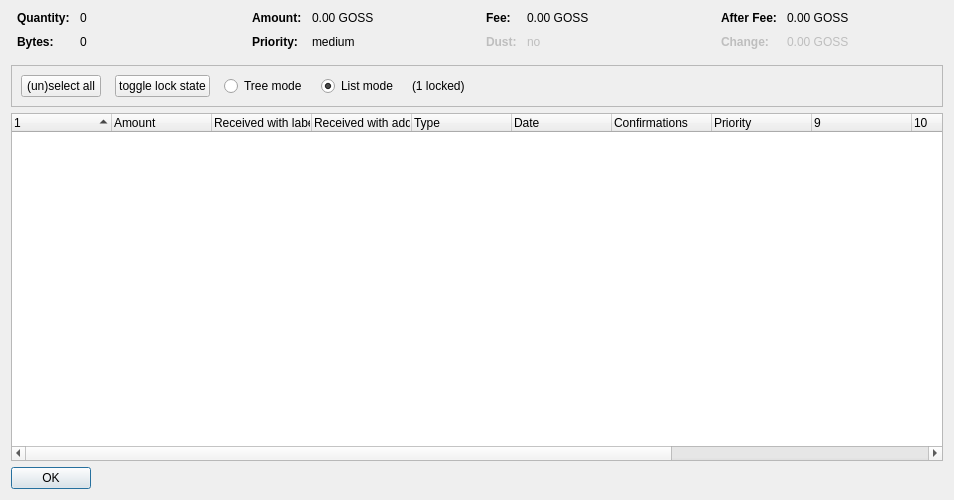
<?xml version="1.0" encoding="UTF-8"?>
<ui version="4.0">
 <class>CoinControlDialog</class>
 <widget class="QDialog" name="CoinControlDialog">
  <property name="geometry">
   <rect>
    <x>0</x>
    <y>0</y>
    <width>954</width>
    <height>500</height>
   </rect>
  </property>
  <property name="windowTitle">
   <string>Coin Selection</string>
  </property>
  <layout class="QVBoxLayout" name="verticalLayout">
   <item>
    <layout class="QHBoxLayout" name="horizontalLayoutTop" stretch="0,0,0,0">
     <property name="topMargin">
      <number>0</number>
     </property>
     <property name="bottomMargin">
      <number>10</number>
     </property>
     <item>
      <layout class="QFormLayout" name="formLayoutCoinControl1">
       <property name="horizontalSpacing">
        <number>10</number>
       </property>
       <property name="verticalSpacing">
        <number>10</number>
       </property>
       <property name="leftMargin">
        <number>6</number>
       </property>
       <property name="rightMargin">
        <number>6</number>
       </property>
       <item row="0" column="0">
        <widget class="QLabel" name="labelCoinControlQuantityText">
         <property name="font">
          <font>
           <weight>75</weight>
           <bold>true</bold>
          </font>
         </property>
         <property name="text">
          <string>Quantity:</string>
         </property>
        </widget>
       </item>
       <item row="0" column="1">
        <widget class="QLabel" name="labelCoinControlQuantity">
         <property name="cursor">
          <cursorShape>IBeamCursor</cursorShape>
         </property>
         <property name="contextMenuPolicy">
          <enum>Qt::ActionsContextMenu</enum>
         </property>
         <property name="text">
          <string notr="true">0</string>
         </property>
         <property name="textInteractionFlags">
          <set>Qt::LinksAccessibleByMouse|Qt::TextSelectableByKeyboard|Qt::TextSelectableByMouse</set>
         </property>
        </widget>
       </item>
       <item row="1" column="0">
        <widget class="QLabel" name="labelCoinControlBytesText">
         <property name="font">
          <font>
           <weight>75</weight>
           <bold>true</bold>
          </font>
         </property>
         <property name="text">
          <string>Bytes:</string>
         </property>
        </widget>
       </item>
       <item row="1" column="1">
        <widget class="QLabel" name="labelCoinControlBytes">
         <property name="cursor">
          <cursorShape>IBeamCursor</cursorShape>
         </property>
         <property name="contextMenuPolicy">
          <enum>Qt::ActionsContextMenu</enum>
         </property>
         <property name="text">
          <string notr="true">0</string>
         </property>
         <property name="textInteractionFlags">
          <set>Qt::LinksAccessibleByMouse|Qt::TextSelectableByKeyboard|Qt::TextSelectableByMouse</set>
         </property>
        </widget>
       </item>
      </layout>
     </item>
     <item>
      <layout class="QFormLayout" name="formLayoutCoinControl2">
       <property name="horizontalSpacing">
        <number>10</number>
       </property>
       <property name="verticalSpacing">
        <number>10</number>
       </property>
       <property name="leftMargin">
        <number>6</number>
       </property>
       <property name="rightMargin">
        <number>6</number>
       </property>
       <item row="0" column="0">
        <widget class="QLabel" name="labelCoinControlAmountText">
         <property name="font">
          <font>
           <weight>75</weight>
           <bold>true</bold>
          </font>
         </property>
         <property name="text">
          <string>Amount:</string>
         </property>
        </widget>
       </item>
       <item row="0" column="1">
        <widget class="QLabel" name="labelCoinControlAmount">
         <property name="cursor">
          <cursorShape>IBeamCursor</cursorShape>
         </property>
         <property name="contextMenuPolicy">
          <enum>Qt::ActionsContextMenu</enum>
         </property>
         <property name="text">
          <string notr="true">0.00 GOSS</string>
         </property>
         <property name="textInteractionFlags">
          <set>Qt::LinksAccessibleByMouse|Qt::TextSelectableByKeyboard|Qt::TextSelectableByMouse</set>
         </property>
        </widget>
       </item>
       <item row="1" column="0">
        <widget class="QLabel" name="labelCoinControlPriorityText">
         <property name="font">
          <font>
           <weight>75</weight>
           <bold>true</bold>
          </font>
         </property>
         <property name="text">
          <string>Priority:</string>
         </property>
        </widget>
       </item>
       <item row="1" column="1">
        <widget class="QLabel" name="labelCoinControlPriority">
         <property name="cursor">
          <cursorShape>IBeamCursor</cursorShape>
         </property>
         <property name="contextMenuPolicy">
          <enum>Qt::ActionsContextMenu</enum>
         </property>
         <property name="text">
          <string>medium</string>
         </property>
         <property name="textInteractionFlags">
          <set>Qt::LinksAccessibleByMouse|Qt::TextSelectableByKeyboard|Qt::TextSelectableByMouse</set>
         </property>
        </widget>
       </item>
      </layout>
     </item>
     <item>
      <layout class="QFormLayout" name="formLayoutCoinControl3">
       <property name="horizontalSpacing">
        <number>10</number>
       </property>
       <property name="verticalSpacing">
        <number>10</number>
       </property>
       <property name="leftMargin">
        <number>6</number>
       </property>
       <property name="rightMargin">
        <number>6</number>
       </property>
       <item row="0" column="0">
        <widget class="QLabel" name="labelCoinControlFeeText">
         <property name="font">
          <font>
           <weight>75</weight>
           <bold>true</bold>
          </font>
         </property>
         <property name="text">
          <string>Fee:</string>
         </property>
        </widget>
       </item>
       <item row="0" column="1">
        <widget class="QLabel" name="labelCoinControlFee">
         <property name="cursor">
          <cursorShape>IBeamCursor</cursorShape>
         </property>
         <property name="contextMenuPolicy">
          <enum>Qt::ActionsContextMenu</enum>
         </property>
         <property name="text">
          <string notr="true">0.00 GOSS</string>
         </property>
         <property name="textInteractionFlags">
          <set>Qt::LinksAccessibleByMouse|Qt::TextSelectableByKeyboard|Qt::TextSelectableByMouse</set>
         </property>
        </widget>
       </item>
       <item row="1" column="0">
        <widget class="QLabel" name="labelCoinControlLowOutputText">
         <property name="enabled">
          <bool>false</bool>
         </property>
         <property name="font">
          <font>
           <weight>75</weight>
           <bold>true</bold>
          </font>
         </property>
         <property name="text">
          <string>Dust:</string>
         </property>
        </widget>
       </item>
       <item row="1" column="1">
        <widget class="QLabel" name="labelCoinControlLowOutput">
         <property name="enabled">
          <bool>false</bool>
         </property>
         <property name="cursor">
          <cursorShape>IBeamCursor</cursorShape>
         </property>
         <property name="contextMenuPolicy">
          <enum>Qt::ActionsContextMenu</enum>
         </property>
         <property name="text">
          <string>no</string>
         </property>
         <property name="textInteractionFlags">
          <set>Qt::LinksAccessibleByMouse|Qt::TextSelectableByKeyboard|Qt::TextSelectableByMouse</set>
         </property>
        </widget>
       </item>
      </layout>
     </item>
     <item>
      <layout class="QFormLayout" name="formLayoutCoinControl4">
       <property name="horizontalSpacing">
        <number>10</number>
       </property>
       <property name="verticalSpacing">
        <number>10</number>
       </property>
       <property name="leftMargin">
        <number>6</number>
       </property>
       <property name="rightMargin">
        <number>6</number>
       </property>
       <item row="0" column="0">
        <widget class="QLabel" name="labelCoinControlAfterFeeText">
         <property name="font">
          <font>
           <weight>75</weight>
           <bold>true</bold>
          </font>
         </property>
         <property name="text">
          <string>After Fee:</string>
         </property>
        </widget>
       </item>
       <item row="0" column="1">
        <widget class="QLabel" name="labelCoinControlAfterFee">
         <property name="cursor">
          <cursorShape>IBeamCursor</cursorShape>
         </property>
         <property name="contextMenuPolicy">
          <enum>Qt::ActionsContextMenu</enum>
         </property>
         <property name="text">
          <string notr="true">0.00 GOSS</string>
         </property>
         <property name="textInteractionFlags">
          <set>Qt::LinksAccessibleByMouse|Qt::TextSelectableByKeyboard|Qt::TextSelectableByMouse</set>
         </property>
        </widget>
       </item>
       <item row="1" column="0">
        <widget class="QLabel" name="labelCoinControlChangeText">
         <property name="enabled">
          <bool>false</bool>
         </property>
         <property name="font">
          <font>
           <weight>75</weight>
           <bold>true</bold>
          </font>
         </property>
         <property name="text">
          <string>Change:</string>
         </property>
        </widget>
       </item>
       <item row="1" column="1">
        <widget class="QLabel" name="labelCoinControlChange">
         <property name="enabled">
          <bool>false</bool>
         </property>
         <property name="cursor">
          <cursorShape>IBeamCursor</cursorShape>
         </property>
         <property name="contextMenuPolicy">
          <enum>Qt::ActionsContextMenu</enum>
         </property>
         <property name="text">
          <string notr="true">0.00 GOSS</string>
         </property>
         <property name="textInteractionFlags">
          <set>Qt::LinksAccessibleByMouse|Qt::TextSelectableByKeyboard|Qt::TextSelectableByMouse</set>
         </property>
        </widget>
       </item>
      </layout>
     </item>
    </layout>
   </item>
   <item>
    <widget class="QFrame" name="frame">
     <property name="minimumSize">
      <size>
       <width>0</width>
       <height>40</height>
      </size>
     </property>
     <property name="frameShape">
      <enum>QFrame::StyledPanel</enum>
     </property>
     <property name="frameShadow">
      <enum>QFrame::Sunken</enum>
     </property>
     <layout class="QHBoxLayout" name="horizontalLayout">
      <item>
       <layout class="QHBoxLayout" name="horizontalLayoutPanel" stretch="0,0,0,0,0,0">
        <property name="spacing">
         <number>14</number>
        </property>
        <item>
         <widget class="QPushButton" name="pushButtonSelectAll">
          <property name="sizePolicy">
           <sizepolicy hsizetype="Maximum" vsizetype="Fixed">
            <horstretch>0</horstretch>
            <verstretch>0</verstretch>
           </sizepolicy>
          </property>
          <property name="text">
           <string>(un)select all</string>
          </property>
          <property name="autoDefault">
           <bool>false</bool>
          </property>
         </widget>
        </item>
        <item>
         <widget class="QPushButton" name="pushButtonToggleLock">
          <property name="sizePolicy">
           <sizepolicy hsizetype="Maximum" vsizetype="Fixed">
            <horstretch>0</horstretch>
            <verstretch>0</verstretch>
           </sizepolicy>
          </property>
          <property name="text">
           <string>toggle lock state</string>
          </property>
          <property name="autoDefault">
           <bool>false</bool>
          </property>
         </widget>
        </item>
        <item>
         <widget class="QRadioButton" name="radioTreeMode">
          <property name="sizePolicy">
           <sizepolicy hsizetype="Maximum" vsizetype="Fixed">
            <horstretch>0</horstretch>
            <verstretch>0</verstretch>
           </sizepolicy>
          </property>
          <property name="text">
           <string>Tree mode</string>
          </property>
         </widget>
        </item>
        <item>
         <widget class="QRadioButton" name="radioListMode">
          <property name="sizePolicy">
           <sizepolicy hsizetype="Maximum" vsizetype="Fixed">
            <horstretch>0</horstretch>
            <verstretch>0</verstretch>
           </sizepolicy>
          </property>
          <property name="text">
           <string>List mode</string>
          </property>
          <property name="checked">
           <bool>true</bool>
          </property>
         </widget>
        </item>
        <item>
         <widget class="QLabel" name="labelLocked">
          <property name="text">
           <string>(1 locked)</string>
          </property>
         </widget>
        </item>
        <item>
         <spacer name="horizontalSpacer">
          <property name="orientation">
           <enum>Qt::Horizontal</enum>
          </property>
          <property name="sizeHint" stdset="0">
           <size>
            <width>40</width>
            <height>20</height>
           </size>
          </property>
         </spacer>
        </item>
       </layout>
      </item>
     </layout>
    </widget>
   </item>
   <item>
    <widget class="CoinControlTreeWidget" name="treeWidget">
     <property name="contextMenuPolicy">
      <enum>Qt::CustomContextMenu</enum>
     </property>
     <property name="sortingEnabled">
      <bool>false</bool>
     </property>
     <property name="columnCount">
      <number>13</number>
     </property>
     <attribute name="headerShowSortIndicator" stdset="0">
      <bool>true</bool>
     </attribute>
     <attribute name="headerStretchLastSection">
      <bool>false</bool>
     </attribute>
     <column>
      <property name="text">
       <string/>
      </property>
     </column>
     <column>
      <property name="text">
       <string>Amount</string>
      </property>
     </column>
     <column>
      <property name="text">
       <string>Received with label</string>
      </property>
     </column>
     <column>
      <property name="text">
       <string>Received with address</string>
      </property>
     </column>
     <column>
      <property name="text">
       <string>Type</string>
      </property>
     </column>
     <column>
      <property name="text">
       <string>Date</string>
      </property>
     </column>
     <column>
      <property name="text">
       <string>Confirmations</string>
      </property>
      <property name="toolTip">
       <string>Confirmed</string>
      </property>
     </column>
     <column>
      <property name="text">
       <string>Priority</string>
      </property>
     </column>
     <column>
      <property name="text">
       <string/>
      </property>
     </column>
     <column>
      <property name="text">
       <string/>
      </property>
     </column>
     <column>
      <property name="text">
       <string/>
      </property>
     </column>
     <column>
      <property name="text">
       <string/>
      </property>
     </column>
     <column>
      <property name="text">
       <string/>
      </property>
     </column>
    </widget>
   </item>
   <item>
    <widget class="QDialogButtonBox" name="buttonBox">
     <property name="sizePolicy">
      <sizepolicy hsizetype="Maximum" vsizetype="Fixed">
       <horstretch>0</horstretch>
       <verstretch>0</verstretch>
      </sizepolicy>
     </property>
     <property name="orientation">
      <enum>Qt::Horizontal</enum>
     </property>
     <property name="standardButtons">
      <set>QDialogButtonBox::Ok</set>
     </property>
    </widget>
   </item>
  </layout>
 </widget>
 <customwidgets>
  <customwidget>
   <class>CoinControlTreeWidget</class>
   <extends>QTreeWidget</extends>
   <header>coincontroltreewidget.h</header>
  </customwidget>
 </customwidgets>
 <resources/>
 <connections/>
</ui>
